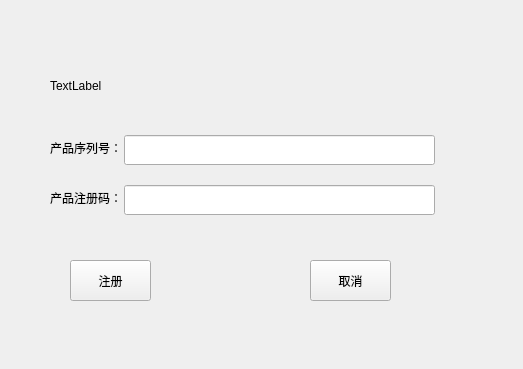
<?xml version="1.0" encoding="UTF-8"?>
<ui version="4.0">
 <class>Frmabout</class>
 <widget class="QDialog" name="Frmabout">
  <property name="geometry">
   <rect>
    <x>0</x>
    <y>0</y>
    <width>523</width>
    <height>369</height>
   </rect>
  </property>
  <property name="windowTitle">
   <string>Dialog</string>
  </property>
  <widget class="QLabel" name="label">
   <property name="geometry">
    <rect>
     <x>50</x>
     <y>140</y>
     <width>70</width>
     <height>16</height>
    </rect>
   </property>
   <property name="text">
    <string>产品序列号：</string>
   </property>
  </widget>
  <widget class="QLineEdit" name="edtsn">
   <property name="geometry">
    <rect>
     <x>124</x>
     <y>135</y>
     <width>311</width>
     <height>30</height>
    </rect>
   </property>
  </widget>
  <widget class="QLineEdit" name="edtcode">
   <property name="geometry">
    <rect>
     <x>124</x>
     <y>185</y>
     <width>311</width>
     <height>30</height>
    </rect>
   </property>
  </widget>
  <widget class="QLabel" name="label_2">
   <property name="geometry">
    <rect>
     <x>50</x>
     <y>190</y>
     <width>70</width>
     <height>16</height>
    </rect>
   </property>
   <property name="text">
    <string>产品注册码：</string>
   </property>
  </widget>
  <widget class="QLabel" name="lbabout">
   <property name="geometry">
    <rect>
     <x>50</x>
     <y>50</y>
     <width>441</width>
     <height>71</height>
    </rect>
   </property>
   <property name="text">
    <string>TextLabel</string>
   </property>
  </widget>
  <widget class="QToolButton" name="btnreg">
   <property name="geometry">
    <rect>
     <x>70</x>
     <y>260</y>
     <width>81</width>
     <height>41</height>
    </rect>
   </property>
   <property name="text">
    <string>注册</string>
   </property>
  </widget>
  <widget class="QToolButton" name="toolButton_2">
   <property name="geometry">
    <rect>
     <x>310</x>
     <y>260</y>
     <width>81</width>
     <height>41</height>
    </rect>
   </property>
   <property name="text">
    <string>取消</string>
   </property>
  </widget>
 </widget>
 <resources/>
 <connections/>
</ui>
